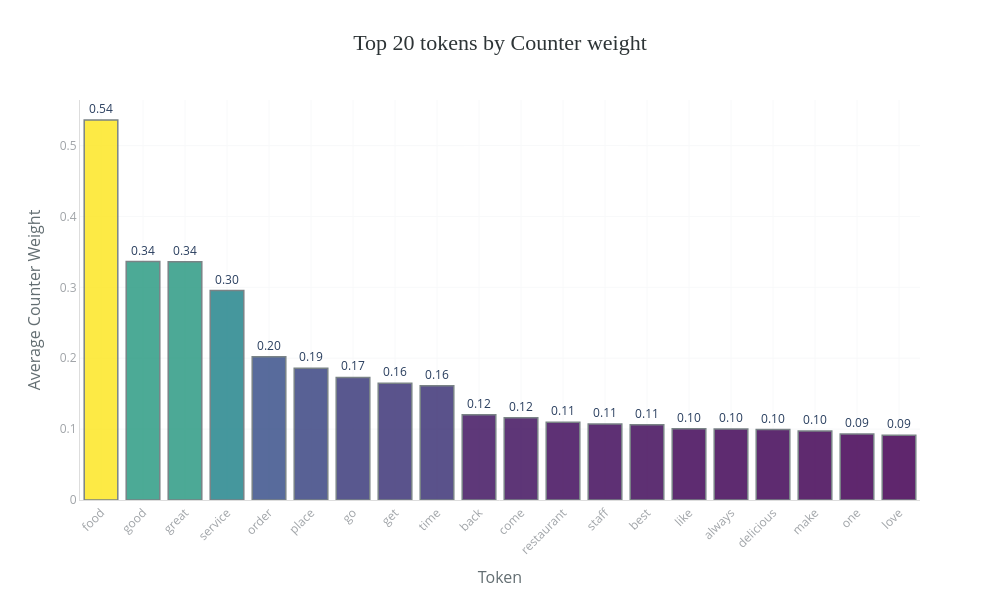

Source (notebook cell):
### Code cell
counter_means = counter_df.mean(axis=0).sort_values(ascending=False).head(20)
counter_top_df = pd.DataFrame({
    'token': counter_means.index,
    'counter_weight': counter_means.values
})
bar_chart(
    data=counter_top_df,
    x='token',
    y='counter_weight',
    title='Top 20 tokens by Counter weight',
    labels={'token': 'Token', 'counter_weight': 'Average Counter Weight'},
    top_n=20
)

### Figure 1 — Plotly figure (JSON) as saved in the notebook; plotly's stock layout.template omitted (floating-point values rounded to 4 significant figures)
{"data": [{"hovertemplate": "Token=%{x}<br>Average Counter Weight=%{marker.color}<br>text=%{text}<extra></extra>", "legendgroup": "", "marker": {"color": [0.536, 0.3363, 0.336, 0.2955, 0.202, 0.186, 0.1729, 0.1648, 0.1613, 0.1203, 0.1159, 0.1098, 0.1072, 0.106, 0.1006, 0.09999, 0.0993, 0.09749, 0.09304, 0.09138], "coloraxis": "coloraxis", "line": {"color": "#636E72", "width": 1.5}, "opacity": 0.85, "pattern": {"shape": ""}}, "name": "", "orientation": "v", "showlegend": false, "text": ["0.54", "0.34", "0.34", "0.30", "0.20", "0.19", "0.17", "0.16", "0.16", "0.12", "0.12", "0.11", "0.11", "0.11", "0.10", "0.10", "0.10", "0.10", "0.09", "0.09"], "textposition": "outside", "texttemplate": "%{text}", "type": "bar", "x": ["food", "good", "great", "service", "order", "place", "go", "get", "time", "back", "come", "restaurant", "staff", "best", "like", "always", "delicious", "make", "one", "love"], "xaxis": "x", "y": [0.536, 0.3363, 0.336, 0.2955, 0.202, 0.186, 0.1729, 0.1648, 0.1613, 0.1203, 0.1159, 0.1098, 0.1072, 0.106, 0.1006, 0.09999, 0.0993, 0.09749, 0.09304, 0.09138], "yaxis": "y"}], "layout": {"barmode": "relative", "coloraxis": {"colorbar": {"title": {"text": "Average Counter Weight"}}, "colorscale": [[0, "#440154"], [0.25, "#3b528b"], [0.5, "#21908d"], [0.75, "#5dc962"], [1, "#fde725"]], "showscale": false}, "height": 600, "legend": {"tracegroupgap": 0}, "margin": {"b": 100, "l": 80, "r": 80, "t": 100}, "paper_bgcolor": "white", "plot_bgcolor": "white", "showlegend": false, "title": {"font": {"color": "#2D3436", "family": "Arial Black", "size": 22}, "text": "Top 20 tokens by Counter weight", "x": 0.5, "xanchor": "center"}, "width": 1000, "xaxis": {"anchor": "y", "domain": [0, 1], "gridcolor": "#F8F9FA", "linecolor": "#DDD", "showgrid": true, "tickangle": -45, "tickfont": {"color": "#A0A4A8", "size": 12}, "title": {"font": {"color": "#636E72", "size": 16}, "text": "Token"}}, "yaxis": {"anchor": "x", "domain": [0, 1], "gridcolor": "#F8F9FA", "linecolor": "#DDD", "showgrid": true, "tickfont": {"color": "#A0A4A8", "size": 12}, "title": {"font": {"color": "#636E72", "size": 16}, "text": "Average Counter Weight"}}}}
